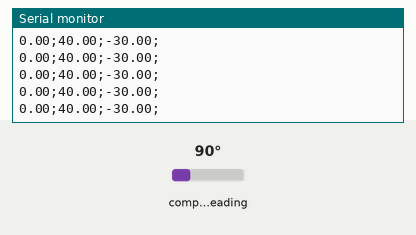
Simulated run of this sketch. Board: Arduino Uno, built with avr-gcc and run on an emulated ATmega328P. On the bench: the last lines printed to the serial monitor. Inputs (shaded band) come from the test bench; at power-on: compass heading 90°. No radio packets arrive unless stated.

Above: at 1.2 s.
1.3 s: compass heading set to 7°
At 1.36 s:
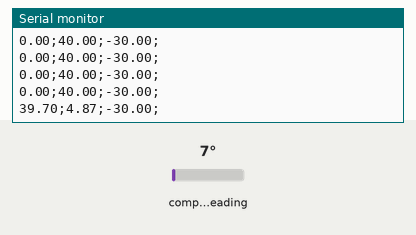
2.8 s: compass heading set to 180°
At 2.82 s:
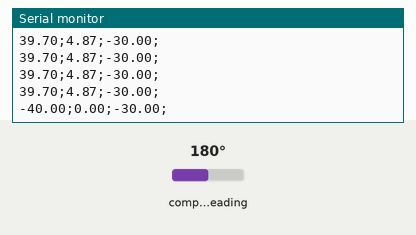
Timing chart, 0 to 5.8 s (numbered marks = the images above; inputs shaded):
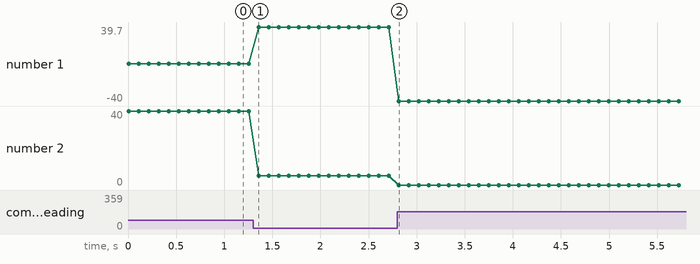

The sketch:

transmitter.ino
```cpp
#include <Wire.h>
#include <Adafruit_Sensor.h>
#include <Adafruit_HMC5883_U.h>
#include <SPI.h>
#include <nRF24L01.h>
#include <RF24.h>

#define PIN_CE 8
#define PIN_CSN 9
#define DATA_LEN 3

const byte address[6] = "00001";

// MODULES
Adafruit_HMC5883_Unified mag = Adafruit_HMC5883_Unified(12345);
RF24 radio(PIN_CE, PIN_CSN);

// GLOBAL VARS
float data[DATA_LEN];

// FUNCTIONS
void displaySensorDetails(void);


void setup(void)
{
  Serial.begin(9600);

  /* Initialise the sensor */
  if(!mag.begin())
  {
    /* There was a problem detecting the HMC5883 ... check your connections */
    Serial.println("Ooops, no HMC5883 detected ... Check your wiring!");
    while(1);
  }

  if (!radio.begin())
  {
    Serial.println("Ooops, no nRF detected ... Check your wiring!");
    // while(1);
  }

  radio.openWritingPipe(address);
  radio.setPALevel(RF24_PA_MIN);
  radio.stopListening();

  /* Display some basic information on this sensor */
  // displaySensorDetails();
}

void loop(void)
{
  /* Get a new sensor event */
  sensors_event_t event;
  mag.getEvent(&event);

  /* Display the results (magnetic vector values are in micro-Tesla (uT)) */
  //Serial.print("X: ");
  Serial.print(event.magnetic.x); Serial.print(";");
  //Serial.print("Y: ");
  Serial.print(event.magnetic.y); Serial.print(";");
  //Serial.print("Z: ");
  Serial.print(event.magnetic.z); Serial.println(";");//Serial.println("uT");

  data[0] = event.magnetic.x;
  data[1] = event.magnetic.y;
  data[2] = event.magnetic.z;

  radio.write(&data, sizeof(data));

  delay(100);
}


void displaySensorDetails(void)
{
  sensor_t sensor;
  mag.getSensor(&sensor);
  Serial.println("------------------------------------");
  Serial.print  ("Sensor:       "); Serial.println(sensor.name);
  Serial.print  ("Driver Ver:   "); Serial.println(sensor.version);
  Serial.print  ("Unique ID:    "); Serial.println(sensor.sensor_id);
  Serial.print  ("Max Value:    "); Serial.print(sensor.max_value); Serial.println(" uT");
  Serial.print  ("Min Value:    "); Serial.print(sensor.min_value); Serial.println(" uT");
  Serial.print  ("Resolution:   "); Serial.print(sensor.resolution); Serial.println(" uT");
  Serial.println("------------------------------------");
  Serial.println("");
  delay(500);
}
```

Measured:
- after the input at 1.3 s, the serial monitor: prints a new line after 0.06 s (image 1)
- after the input at 2.8 s, the serial monitor: prints a new line at once (image 2)
- plotted number 1: 0 → 39.7 after the input at 1.3 s, 39.7 → -40 after the input at 2.8 s
- plotted number 2: 40 → 4.87 after the input at 1.3 s
